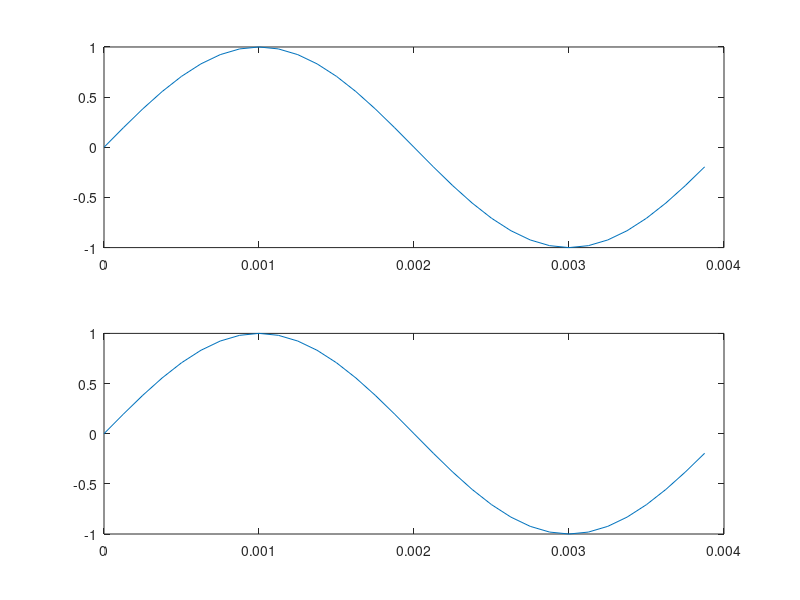

The MATLAB script that drew this image: (Note: this script raises an error after producing the figure.)
clear all  ; 
close all ; 
clc ; 

Fs=8000  ; 
F=250  ;
Ts=1/Fs ; 
T=1/F ;
%generation d'une periode de sinusoide 
t=0:Ts:T-Ts; 

s=sin(2*pi*F*t) ; 
subplot(211) , plot(t,s) 
hold on 
subplot(212) , plot(t,s) 

hold on 

mu=[25,50,150,255]; 
for m=1:length(mu) 
    sc=muLaw(s,mu(m)); 
    subplot(211), plot(t,sc) 
    sr=muInvLaw(sc,mu(m)); 
    subplot(212), plot(t,sr) 

end 
subplot(211) ,legend ('orignal','mu=25', 'mu=50'  ,'mu=150', 'mu=255' ) 
subplot(212),legend ('orignal','mu=25', 'mu=50'  ,'mu=150', 'mu=255' )
hold off 
hold off 
figure 

s=audioread('speech.au'); 
K=audioinfo('speech.au') ; 
D=K.Duration ;
Ns=K.TotalSamples ; %ajauter pour la dernier app 
% % % % % commenter pour faire une autre app 
%%%%% 55555555555555555555555R
% subplot(311) ,plot (s)
% soundsc(s) 
% pause(D+1) 
% 
% mu=255; 
% sc=muLaw(s,mu);
% subplot(312) ,plot (sc)
% 
% soundsc(sc)
% pause(D+1) 
% 
% %ajauter pour verifier 
% N=4; 
% scq=Uquant(sc,N); 
% 
% sr=muInvLaw(scq,mu) ;
% subplot(313) ,plot (sr)
% 
% soundsc(sr)
%%%%%%%%%%%%%%%%%%%%%%%%%%%%%%%%%%%%%%%%%%%%%%%%%%%5
%%%une autre app 
close all
hist (s,40)
%trouver l estimation de niveau de quantificaton apartir de l'histogram :
%[-0.18, -0.04,0.04,0.18] %n'est pas necessaire qu il soit symetrique 
icb=[-0.18, -0.04,0.04,0.18] ;
ip = zeros(1,length(icb)-1) ; 

for n=1:length(icb)-1 , 
    ip(n) = (icb(n)+icb(n+1) )/2 ; 
end 

hold on 
plot(icb,zeros(1,length(icb)),'ro'); 
plot(ip,zeros(1,length(ip)),'gx'); 

[p,cb]=lloyds(s,icb); 
plot(cb,zeros(1,length(cb)),'co'); 
plot(p,zeros(1,length(p)),'yx'); 

sq=zeros(size(s)); 
for n=1:Ns ,  %%%on doit faire une function qui fait ca independement de nb de niv de quantification 
    if s(n) <p(1) , 
        sq(n) =cb(1); 
    elseif s(n) < p(2), 
        sq(n) =cb(2);
    elseif s(n) < p(3), 
        sq(n) =cb(3); 
    else 
        sq(n) =cb(4); 
    end 
end
Ns=length(s); 
Ps=sum(s.^2)/Ns ;
esq = s-sq ;
Esq= sum(esq.^2)/Ns ;
SNRq=Ps./Esq ;
SNRqdB=10*log10(SNRq)
subplot(311) ,plot (s)
% soundsc(s) 
% pause(D+1) 
mu=255; 
sc=muLaw(s,mu);
N=4; 
scq=Uquant(sc,N); 
sr=muInvLaw(scq,mu) ;
% soundsc(r) 
% pause(D+1) 
subplot(312) ,plot (sr)
% soundsc(sq) 
% pause(D+1) 
subplot (313) , plot (sq) 
